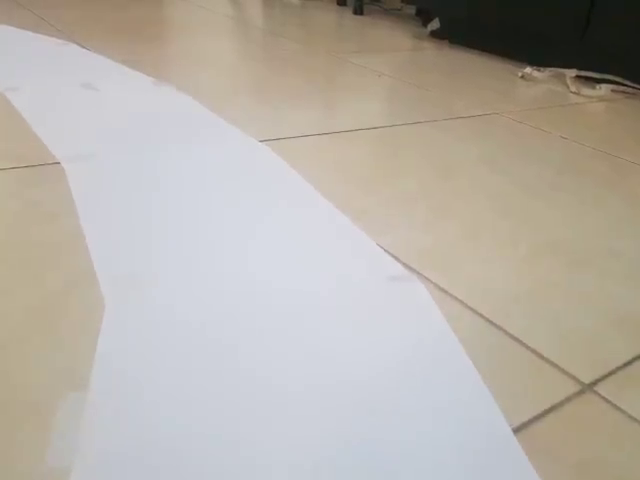
#> input picture frame 73 of RpiRobot/vid.mp4, 640 x 480 px
$ python WebcamModule.py
#> lines starting #> are read from the running program, lines starting #| are printed output that depends on the picture
### RpiRobot/utlis.py
import cv2
import numpy as np

# [16 lines left out: functions thresholding, warpImg, not called in this run]

def nothing(a):
    pass

def initializeTrackbars(intialTracbarVals,wT=480, hT=240):
    cv2.namedWindow("Trackbars")
    cv2.resizeWindow("Trackbars", 360, 240)
    cv2.createTrackbar("Width Top", "Trackbars", intialTracbarVals[0],wT//2, nothing)
    cv2.createTrackbar("Height Top", "Trackbars", intialTracbarVals[1], hT, nothing)
    cv2.createTrackbar("Width Bottom", "Trackbars", intialTracbarVals[2],wT//2, nothing)
    cv2.createTrackbar("Height Bottom", "Trackbars", intialTracbarVals[3], hT, nothing)

# [72 lines left out: functions valTrackbars, drawPoints, getHistogram, stackImages, not called in this run]

### RpiRobot/WebcamModule.py
import cv2
import utlis
cap = cv2.VideoCapture('vid.mp4')

def getImg(display= True,size=[480,240]):
    success, img = cap.read()
    img = cv2.resize(img,(480,240))
    return img

if __name__ == '__main__':
    intialTrackBarVals = [155, 80, 46, 240 ]
    utlis.initializeTrackbars(intialTrackBarVals)
    frameCounter = 0
    while True:
        frameCounter += 1
        if cap.get(cv2.CAP_PROP_FRAME_COUNT) == frameCounter:
            cap.set(cv2.CAP_PROP_POS_FRAMES, 0)
            frameCounter = 0
        img = getImg(True)
        #cv2.waitKey(1)

$ run again, starting later in the video
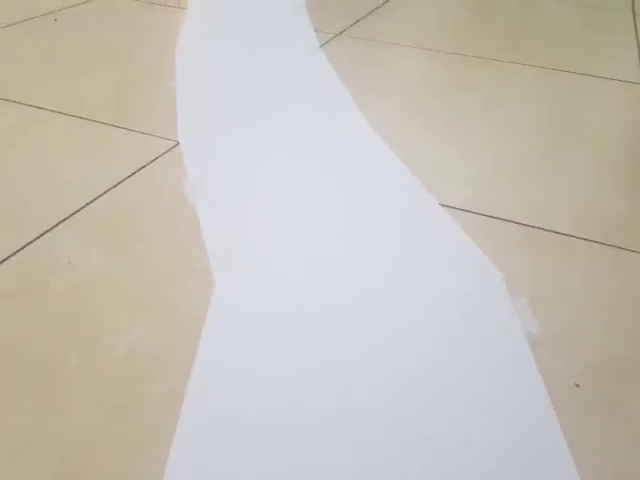
#> input picture frame 329 of RpiRobot/vid.mp4, 640 x 480 px

$ run again, starting later in the video
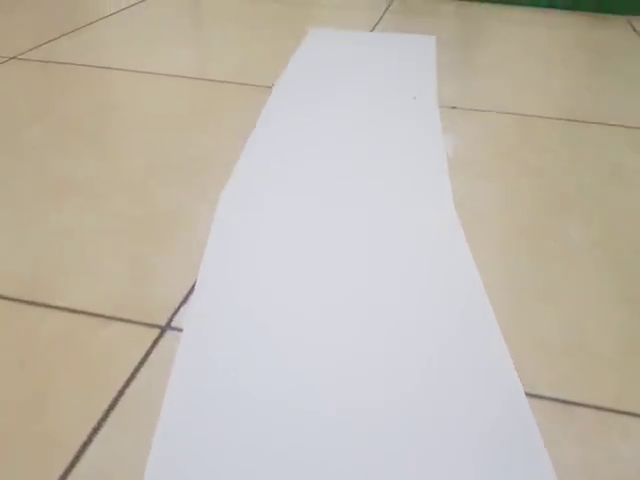
#> input picture frame 586 of RpiRobot/vid.mp4, 640 x 480 px
